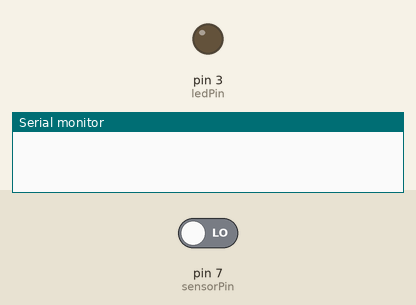
Simulated run of this sketch. Board: Arduino Uno, built with avr-gcc and run on an emulated ATmega328P. Shown: output pins drawn as LEDs (lit = HIGH), the last lines printed to the serial monitor. Inputs (shaded band) come from the test bench; at power-on: pin 7 (sensorPin) LOW.

Above: at 1.2 s.
1.3 s: pin 7 (sensorPin) driven HIGH
At 1.9 s:
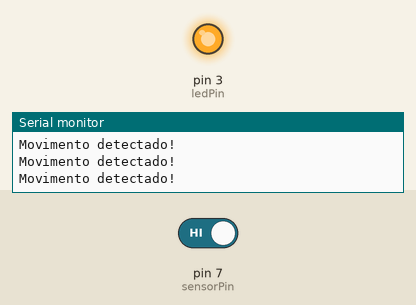
2.8 s: pin 7 (sensorPin) driven LOW
At 3.2 s:
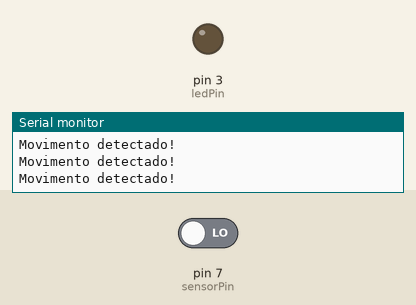
Timing chart, 0 to 5.8 s (numbered marks = the images above; inputs shaded):
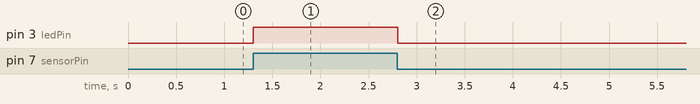

Measured:
- after the input at 1.3 s, pin 3 (ledPin): LOW → HIGH at once
- after the input at 2.8 s, pin 3 (ledPin): HIGH → LOW at once

The sketch:

lab_9.ino
```cpp
// Definições dos pinos
const int sensorPin = 7;  // Pino onde o sinal do sensor de movimento está conectado
const int ledPin = 3;    // Pino onde o LED está conectado

void setup() {
  Serial.begin(9600);     // Inicializa a comunicação serial a 9600 bps
  pinMode(sensorPin, INPUT);  // Configura o pino do sensor como entrada
  pinMode(ledPin, OUTPUT);    // Configura o pino do LED como saída

  digitalWrite(ledPin, LOW);  // Inicialmente desliga o LED
}

void loop() {
  int sensorValue = digitalRead(sensorPin);  // Lê o valor do sensor

  if (sensorValue == HIGH) {
    // Se o sensor detectar movimento, acende o LED
    digitalWrite(ledPin, HIGH);
    Serial.println("Movimento detectado!"); // Envia mensagem para o Monitor Serial
  } else {
    // Se o sensor não detectar movimento, desliga o LED
    digitalWrite(ledPin, LOW);
  }

  // Aguarda um curto intervalo antes de ler o sensor novamente
  delay(100);
}
```
